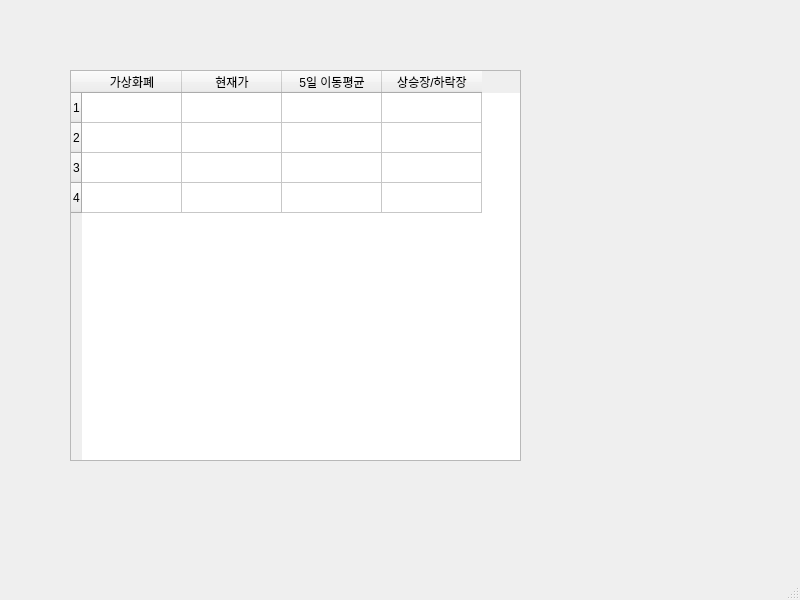
<?xml version="1.0" encoding="UTF-8"?>
<ui version="4.0">
 <class>MainWindow</class>
 <widget class="QMainWindow" name="MainWindow">
  <property name="geometry">
   <rect>
    <x>0</x>
    <y>0</y>
    <width>800</width>
    <height>600</height>
   </rect>
  </property>
  <property name="windowTitle">
   <string>MainWindow</string>
  </property>
  <widget class="QWidget" name="centralwidget">
   <widget class="QTableWidget" name="tableWidget">
    <property name="geometry">
     <rect>
      <x>70</x>
      <y>70</y>
      <width>451</width>
      <height>391</height>
     </rect>
    </property>
    <property name="rowCount">
     <number>4</number>
    </property>
    <row/>
    <row/>
    <row/>
    <row/>
    <column>
     <property name="text">
      <string>가상화폐</string>
     </property>
    </column>
    <column>
     <property name="text">
      <string>현재가</string>
     </property>
    </column>
    <column>
     <property name="text">
      <string>5일 이동평균</string>
     </property>
    </column>
    <column>
     <property name="text">
      <string>상승장/하락장</string>
     </property>
    </column>
   </widget>
  </widget>
  <widget class="QMenuBar" name="menubar">
   <property name="geometry">
    <rect>
     <x>0</x>
     <y>0</y>
     <width>800</width>
     <height>21</height>
    </rect>
   </property>
  </widget>
  <widget class="QStatusBar" name="statusbar"/>
 </widget>
 <resources/>
 <connections/>
</ui>
